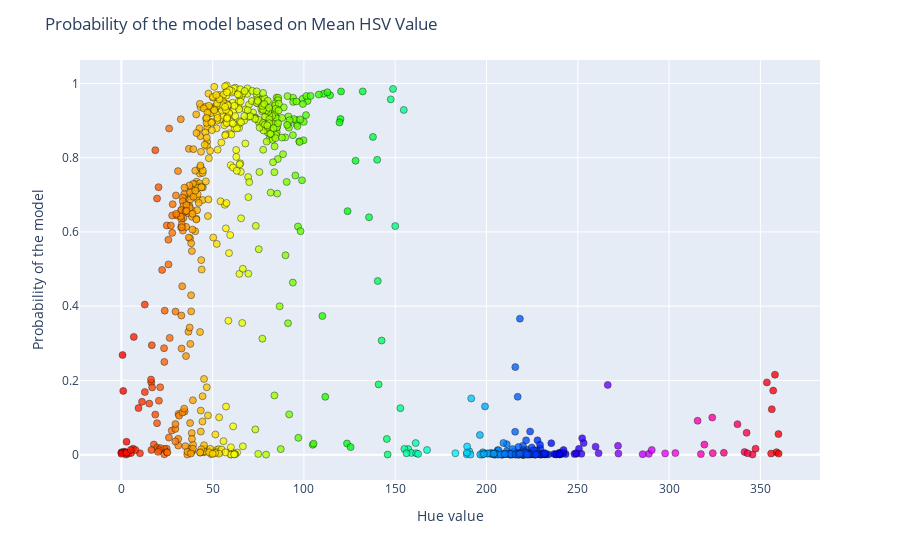

Notebook source saved alongside this figure:
### Code cell
fig = px.scatter(x=hsv_values,y=y_pred_proba) 
fig.update_traces(marker=dict(color=colors,size=7,line=dict(color='black', width=0.5),opacity=0.8)) 
fig.update_layout(
    title="Probability of the model based on Mean HSV Value",
    xaxis_title="Hue value",
    yaxis_title="Probability of the model"
)
fig.show()

### Figure 1 — Plotly figure (JSON) as saved in the notebook; plotly's stock layout.template omitted (floating-point values rounded to 4 significant figures; data arrays with more than 128 entries replaced by an {"elided": "..."} marker saying what was removed)
{"data": [{"hovertemplate": "x=%{x}<br>y=%{y}<extra></extra>", "legendgroup": "", "marker": {"color": {"elided": "713 str values"}, "line": {"color": "black", "width": 0.5}, "opacity": 0.8, "size": 7, "symbol": "circle"}, "mode": "markers", "name": "", "orientation": "v", "showlegend": false, "type": "scatter", "x": {"elided": "713 float values"}, "xaxis": "x", "y": {"elided": "713 float values"}, "yaxis": "y"}], "layout": {"legend": {"tracegroupgap": 0}, "margin": {"t": 60}, "title": {"text": "Probability of the model based on Mean HSV Value"}, "xaxis": {"anchor": "y", "domain": [0, 1], "title": {"text": "Hue value"}}, "yaxis": {"anchor": "x", "domain": [0, 1], "title": {"text": "Probability of the model"}}}}
